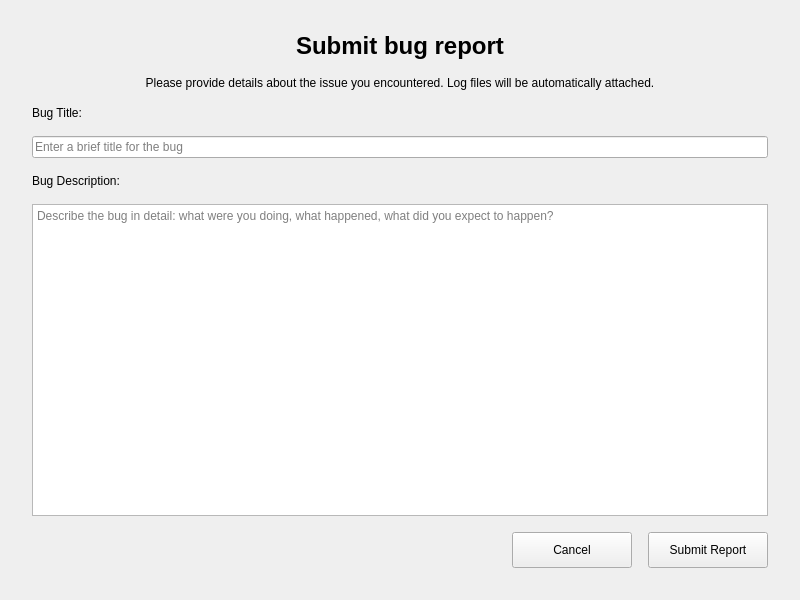
<?xml version="1.0" encoding="UTF-8"?>
<ui version="4.0">
 <class>BugReportContainer</class>
 <widget class="QWidget" name="BugReportContainer">
  <property name="geometry">
   <rect>
    <x>0</x>
    <y>0</y>
    <width>800</width>
    <height>600</height>
   </rect>
  </property>
  <layout class="QVBoxLayout" name="verticalLayout">
   <property name="spacing">
    <number>16</number>
   </property>
   <property name="leftMargin">
    <number>32</number>
   </property>
   <property name="topMargin">
    <number>32</number>
   </property>
   <property name="rightMargin">
    <number>32</number>
   </property>
   <property name="bottomMargin">
    <number>32</number>
   </property>
   <item>
    <widget class="QLabel" name="labelHeader">
     <property name="styleSheet">
      <string>font-size: 24px; font-weight: bold;</string>
     </property>
     <property name="text">
      <string>Submit bug report</string>
     </property>
     <property name="alignment">
      <set>Qt::AlignmentFlag::AlignCenter</set>
     </property>
    </widget>
   </item>
   <item>
    <widget class="QLabel" name="labelInfo">
     <property name="text">
      <string>Please provide details about the issue you encountered. Log files will be automatically attached.</string>
     </property>
     <property name="alignment">
      <set>Qt::AlignmentFlag::AlignCenter</set>
     </property>
     <property name="wordWrap">
      <bool>true</bool>
     </property>
    </widget>
   </item>
   <item>
    <widget class="QLabel" name="labelTitle">
     <property name="text">
      <string>Bug Title:</string>
     </property>
    </widget>
   </item>
   <item>
    <widget class="QLineEdit" name="lineEditTitle">
     <property name="placeholderText">
      <string>Enter a brief title for the bug</string>
     </property>
    </widget>
   </item>
   <item>
    <widget class="QLabel" name="labelDescription">
     <property name="text">
      <string>Bug Description:</string>
     </property>
    </widget>
   </item>
   <item>
    <widget class="QTextEdit" name="textEditDescription">
     <property name="placeholderText">
      <string>Describe the bug in detail: what were you doing, what happened, what did you expect to happen?</string>
     </property>
    </widget>
   </item>
   <item>
    <layout class="QHBoxLayout" name="horizontalLayoutButtons">
     <item>
      <spacer name="horizontalSpacer">
       <property name="orientation">
        <enum>Qt::Orientation::Horizontal</enum>
       </property>
       <property name="sizeHint" stdset="0">
        <size>
         <width>40</width>
         <height>20</height>
        </size>
       </property>
      </spacer>
     </item>
     <item>
      <widget class="QPushButton" name="pushButtonCancel">
       <property name="minimumSize">
        <size>
         <width>120</width>
         <height>36</height>
        </size>
       </property>
       <property name="maximumSize">
        <size>
         <width>120</width>
         <height>16777215</height>
        </size>
       </property>
       <property name="text">
        <string>Cancel</string>
       </property>
      </widget>
     </item>
     <item>
      <widget class="QPushButton" name="pushButtonSubmit">
       <property name="minimumSize">
        <size>
         <width>120</width>
         <height>36</height>
        </size>
       </property>
       <property name="maximumSize">
        <size>
         <width>120</width>
         <height>16777215</height>
        </size>
       </property>
       <property name="text">
        <string>Submit Report</string>
       </property>
      </widget>
     </item>
    </layout>
   </item>
  </layout>
 </widget>
 <resources/>
 <connections/>
</ui>
